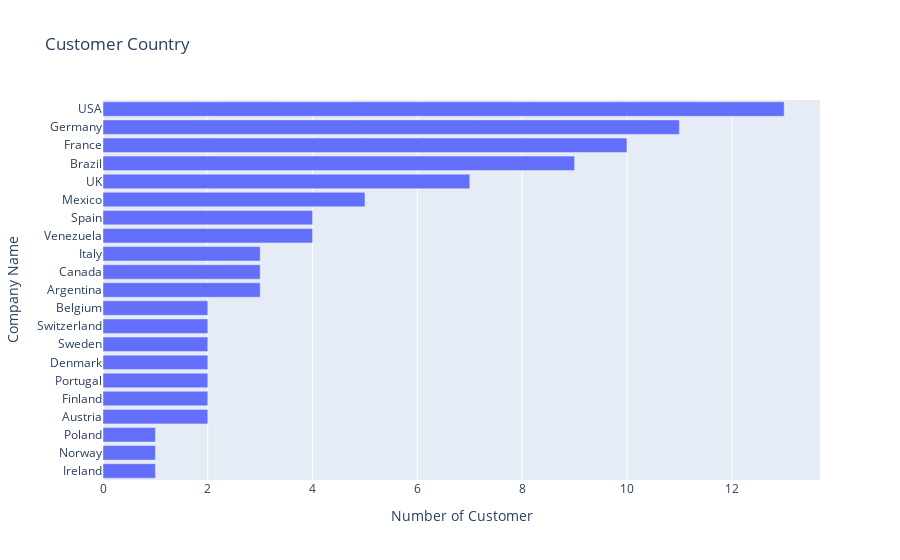

Notebook code for this chart:
### Code cell
figconcust = px.bar(dfconcust,
                      x=dfconcust['CustomerID'],
                      title='Customer Country'
                     )
figconcust.update_xaxes(title_text='Number of Customer')
figconcust.update_yaxes(title_text='Company Name')
figconcust.update_layout(yaxis={'categoryorder':'total ascending'})
figconcust.show()

### Figure 1 — Plotly figure (JSON) as saved in the notebook; plotly's stock layout.template omitted (floating-point values rounded to 4 significant figures)
{"data": [{"alignmentgroup": "True", "hovertemplate": "CustomerID=%{x}<br>Country=%{y}<extra></extra>", "legendgroup": "", "marker": {"color": "#636efa", "pattern": {"shape": ""}}, "name": "", "offsetgroup": "", "orientation": "h", "showlegend": false, "textposition": "auto", "type": "bar", "x": [13, 11, 10, 9, 7, 5, 4, 4, 3, 3, 3, 2, 2, 2, 2, 2, 2, 2, 1, 1, 1], "xaxis": "x", "y": ["USA", "Germany", "France", "Brazil", "UK", "Mexico", "Venezuela", "Spain", "Argentina", "Canada", "Italy", "Austria", "Finland", "Portugal", "Denmark", "Sweden", "Switzerland", "Belgium", "Ireland", "Norway", "Poland"], "yaxis": "y"}], "layout": {"barmode": "relative", "legend": {"tracegroupgap": 0}, "title": {"text": "Customer Country"}, "xaxis": {"anchor": "y", "domain": [0, 1], "title": {"text": "Number of Customer"}}, "yaxis": {"anchor": "x", "categoryorder": "total ascending", "domain": [0, 1], "title": {"text": "Company Name"}}}}
